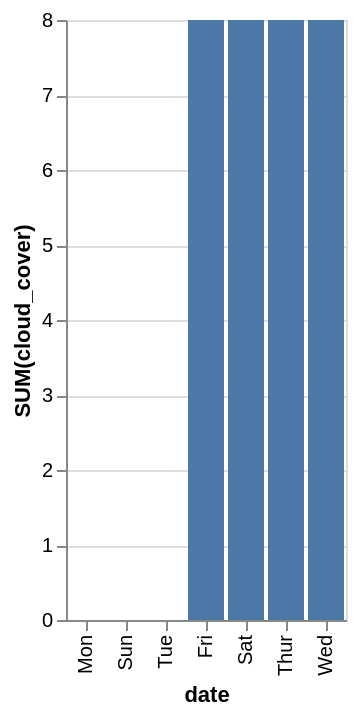

Express this chart as Vega-Lite.
### Vega-Lite specification from a JSON file in a GitHub repository (floating-point values rounded to 4 significant figures)
{"data": {"values": [{"x_data": "Mon", "y_data": 0}, {"x_data": "Sun", "y_data": 0}, {"x_data": "Tue", "y_data": 0}, {"x_data": "Fri", "y_data": 8}, {"x_data": "Sat", "y_data": 8}, {"x_data": "Thur", "y_data": 8}, {"x_data": "Wed", "y_data": 8}]}, "mark": "bar", "encoding": {"x": {"field": "x_data", "type": "nominal", "title": "date", "sort": {"op": "sum", "field": "y_data", "order": "ascending"}}, "y": {"field": "y_data", "type": "quantitative", "title": "SUM(cloud_cover)"}}}
